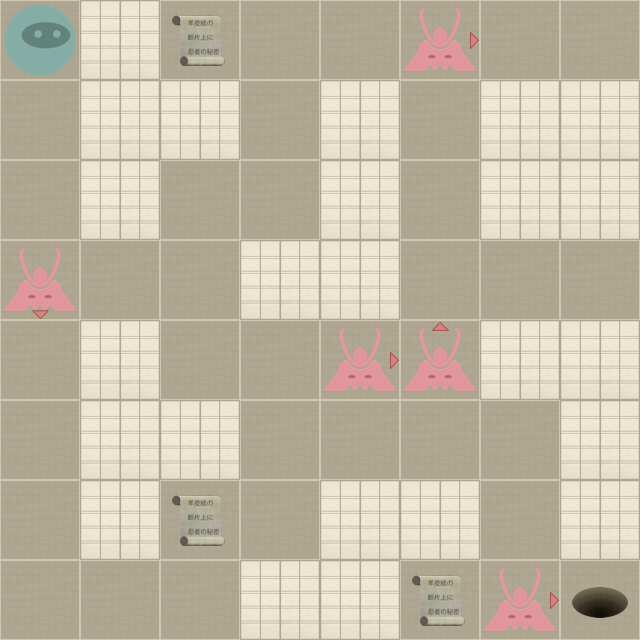

This is a level from a 2D game, rendered from its Tiled map with the project's own tilesets. A one-line summary and the map file follow, with tile-layer data summarised:
An orthogonal 8x8 tile map with 80x80 px tiles, 2 tile layers (Level, Actors).

<map version="1.0" orientation="orthogonal" width="8" height="8" tilewidth="80" tileheight="80">
 <properties>
  <property name="moves" value="24" />
 </properties>
 <tileset firstgid="1" name="tiles" tilewidth="80" tileheight="80" spacing="2" margin="2">
  <image source="tiles-hd.png" width="512" height="512" />
  <tile id="0">
   <properties>
    <property name="actor" value="exit" />
   </properties>
  </tile>
  <tile id="2">
   <properties>
    <property name="actor" value="guard" />
    <property name="direction" value="down" />
   </properties>
  </tile>
  <tile id="3">
   <properties>
    <property name="actor" value="guard" />
    <property name="direction" value="left" />
   </properties>
  </tile>
  <tile id="4">
   <properties>
    <property name="actor" value="guard" />
    <property name="direction" value="right" />
   </properties>
  </tile>
  <tile id="5">
   <properties>
    <property name="actor" value="guard" />
    <property name="direction" value="up" />
   </properties>
  </tile>
  <tile id="7">
   <properties>
    <property name="actor" value="player" />
   </properties>
  </tile>
  <tile id="8">
   <properties>
    <property name="actor" value="scroll" />
   </properties>
  </tile>
  <tile id="9">
   <properties>
    <property name="wall" value="1" />
   </properties>
  </tile>
 </tileset>
 <layer name="Level" width="8" height="8">
  <data>[64 cells, 64 non-empty, 2 distinct tile ids]</data>
 </layer>
 <layer name="Actors" width="8" height="8">
  <data>[64 cells, 10 non-empty, 6 distinct tile ids]</data>
 </layer>
</map>
